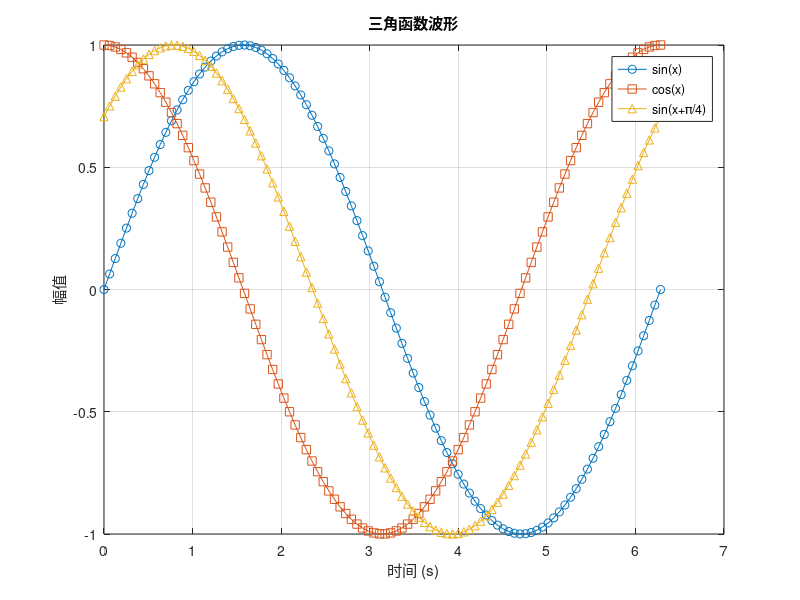

Write MATLAB code to recreate this figure. (Note: this script raises an error after producing the figure.)
%% MatForge 出图美化示例
% 本脚本演示 eplot 模块的各种功能

clear; clc; close all;

%% 1. 基础出图美化
fprintf('=== 1. 基础出图美化 ===\n\n');

% 生成数据
x = linspace(0, 2*pi, 100);
y1 = sin(x);
y2 = cos(x);
y3 = sin(x + pi/4);

% 创建图表
fig1 = figure('Name', '基础美化示例');
plot(x, y1, '-o', x, y2, '-s', x, y3, '-^');
xlabel('时间 (s)');
ylabel('幅值');
title('三角函数波形');
legend('sin(x)', 'cos(x)', 'sin(x+\pi/4)', 'Location', 'best');
grid on;

% 应用 IEEE 样式
eplot.style(fig1, 'ieee');
fprintf('✅ 已应用 IEEE 样式\n\n');

%% 2. 不同样式对比
fprintf('=== 2. 不同样式对比 ===\n\n');

styles = {'ieee', 'nature', 'thesis', 'beamer', 'dark'};
for i = 1:numel(styles)
    fig = figure('Name', sprintf('样式: %s', styles{i}));
    plot(x, y1, x, y2, x, y3);
    xlabel('X'); ylabel('Y'); title(sprintf('样式: %s', styles{i}));
    legend('sin', 'cos', 'sin+shift');
    eplot.style(fig, styles{i});
    fprintf('   %s: ✅\n', styles{i});
end

%% 3. 配色方案
fprintf('\n=== 3. 配色方案 ===\n\n');

fig3 = figure('Name', '配色方案示例');
for i = 1:8
    plot(x, sin(x + i*pi/4), 'LineWidth', 1.5);
    hold on;
end
xlabel('X'); ylabel('Y'); title('配色方案对比');
legend(arrayfun(@(i) sprintf('Phase %d', i), 1:8, 'UniformOutput', false));

% 应用 Nature 配色
eplot.colorscheme(fig3, 'nature');
fprintf('✅ 已应用 Nature 配色\n\n');

%% 4. 子图美化
fprintf('=== 4. 子图美化 ===\n\n');

fig4 = figure('Name', '子图美化');

subplot(2,2,1);
plot(x, sin(x));
title('sin(x)');
xlabel('X'); ylabel('Y');

subplot(2,2,2);
plot(x, cos(x));
title('cos(x)');
xlabel('X'); ylabel('Y');

subplot(2,2,3);
bar([1 2 3 4 5], [10 25 15 30 20]);
title('柱状图');
xlabel('类别'); ylabel('值');

subplot(2,2,4);
pie([30 25 20 15 10], {'A', 'B', 'C', 'D', 'E'});
title('饼图');

% 对整个 figure 应用样式
eplot.style(fig4, 'thesis');
fprintf('✅ 已美化子图\n\n');

%% 5. 导出图表
fprintf('=== 5. 导出图表 ===\n\n');

% 创建输出目录
if ~exist('output_figures', 'dir')
    mkdir('output_figures');
end

% 导出为 PDF
eplot.export(fig1, fullfile('output_figures', 'sin_cos_ieee.pdf'), 'dpi', 600);
fprintf('✅ 已导出 PDF\n');

% 导出为 PNG
eplot.export(fig1, fullfile('output_figures', 'sin_cos_ieee.png'), 'dpi', 300);
fprintf('✅ 已导出 PNG\n');

% 导出为 EPS (用于 LaTeX)
eplot.export(fig1, fullfile('output_figures', 'sin_cos_ieee.eps'), 'dpi', 600);
fprintf('✅ 已导出 EPS\n');

%% 6. 高级功能
fprintf('\n=== 6. 高级功能 ===\n\n');

% 生成复杂数据
t = 0:0.01:5;
y_noise = sin(2*pi*t) + 0.5*randn(size(t));
y_smooth = movmean(y_noise, 10);

fig5 = figure('Name', '高级功能示例');
plot(t, y_noise, 'Color', [0.8 0.8 0.8], 'LineWidth', 0.5);
hold on;
plot(t, y_smooth, 'b-', 'LineWidth', 2);
plot(t, sin(2*pi*t), 'r--', 'LineWidth', 1.5);

xlabel('时间 (s)');
ylabel('幅值');
title('信号平滑处理');
legend('原始信号', '平滑信号', '真实信号', 'Location', 'best');

% 添加标注
text(1, 1.5, sprintf('SNR = %.1f dB', 10*log10(var(sin(2*pi*t)) / var(y_noise - sin(2*pi*t)))), ...
    'FontSize', 10, 'BackgroundColor', 'w', 'EdgeColor', 'k');

% 应用样式
eplot.style(fig5, 'ieee');

% 导出
eplot.export(fig5, fullfile('output_figures', 'smoothing_example.pdf'));
fprintf('✅ 高级功能示例完成\n');

fprintf('\n🎉 所有示例完成!\n');
fprintf('   输出目录: output_figures/\n');
